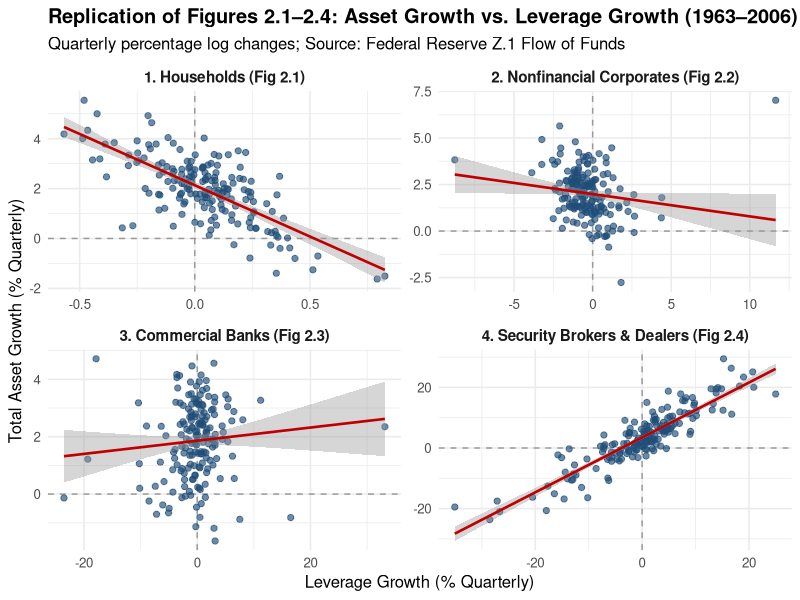
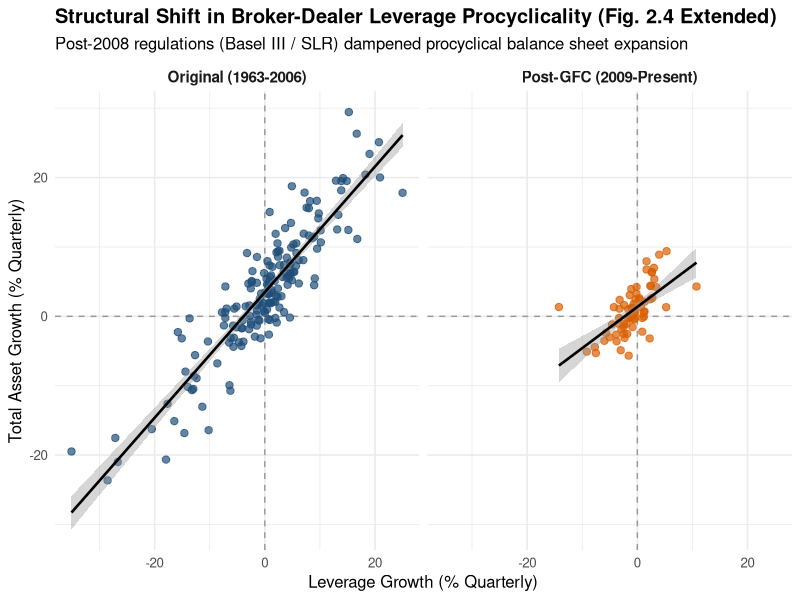
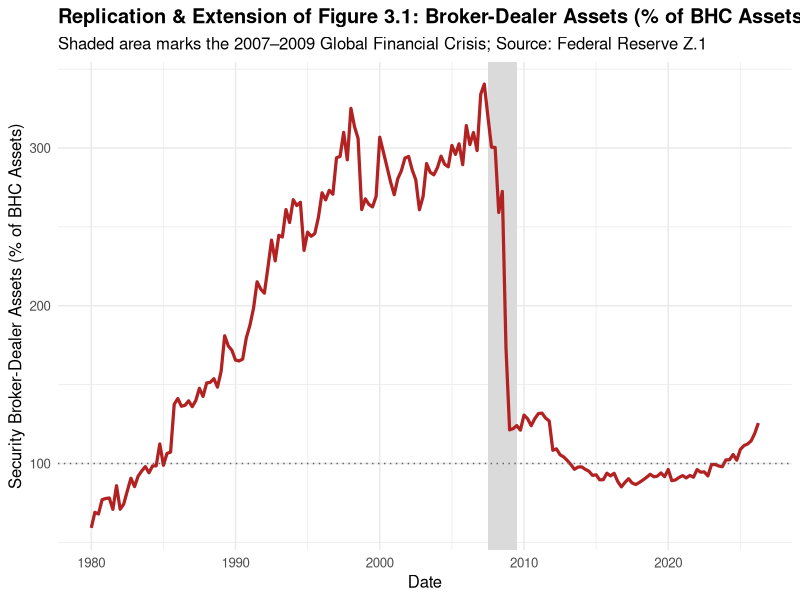

Write R code to recreate these figures, in order. (Note: this script raises an error after producing the figures.)
# ==============================================================================
# Script 02: Replicate Figures 2.1-2.4, Figure 3.1 & Post-2008 Structural Break
# Paper: Adrian & Shin (2010), "Liquidity and Leverage"
# ==============================================================================

# Install sandwich/lmtest if missing (for Newey-West HAC standard errors)
packages <- c("tidyverse", "sandwich", "lmtest")
installed <- packages %in% rownames(installed.packages())
if (any(!installed)) install.packages(packages[!installed])

library(tidyverse)
library(sandwich)
library(lmtest)

# Load cleaned Z.1 sector data created in Script 01
z1 <- read_csv("data/clean/z1_sector_leverage.csv", show_col_types = FALSE)

# ------------------------------------------------------------------------------
# 1. Replicate Figures 2.1 - 2.4 (Original Sample: 1963-2006)
# ------------------------------------------------------------------------------
z1_orig <- z1 %>%
  filter(date >= as.Date("1963-01-01") & date <= as.Date("2006-12-31"))

# Reshape into long format for clean 4-panel comparison
sector_long_orig <- bind_rows(
  z1_orig %>% transmute(date, sector = "1. Households (Fig 2.1)", d_assets = d_hh_assets, d_lev = d_hh_lev),
  z1_orig %>% transmute(date, sector = "2. Nonfinancial Corporates (Fig 2.2)", d_assets = d_nf_assets, d_lev = d_nf_lev),
  z1_orig %>% transmute(date, sector = "3. Commercial Banks (Fig 2.3)", d_assets = d_cb_assets, d_lev = d_cb_lev),
  z1_orig %>% transmute(date, sector = "4. Security Brokers & Dealers (Fig 2.4)", d_assets = d_bd_assets, d_lev = d_bd_lev)
) %>%
  filter(!is.na(d_assets), !is.na(d_lev))

fig2_combined <- ggplot(sector_long_orig, aes(x = d_lev, y = d_assets)) +
  geom_hline(yintercept = 0, linetype = "dashed", color = "gray60") +
  geom_vline(xintercept = 0, linetype = "dashed", color = "gray60") +
  geom_point(alpha = 0.65, color = "#1f4e78", size = 1.8) +
  geom_smooth(method = "lm", se = TRUE, color = "#c00000", linewidth = 0.9) +
  facet_wrap(~ sector, scales = "free", ncol = 2) +
  labs(
    title = "Replication of Figures 2.1–2.4: Asset Growth vs. Leverage Growth (1963–2006)",
    subtitle = "Quarterly percentage log changes; Source: Federal Reserve Z.1 Flow of Funds",
    x = "Leverage Growth (% Quarterly)",
    y = "Total Asset Growth (% Quarterly)"
  ) +
  theme_minimal(base_size = 12) +
  theme(
    plot.title = element_text(face = "bold"),
    strip.text = element_text(face = "bold", size = 11)
  )

ggsave("output/figures/fig2_1_to_2_4_replication.png", fig2_combined, width = 10, height = 7.5, dpi = 300)

# ------------------------------------------------------------------------------
# 2. Extension: Broker-Dealer Procyclicality (Pre-GFC vs. Post-GFC)
# ------------------------------------------------------------------------------
bd_compare <- z1 %>%
  filter(sample_period %in% c("Original (1963-2006)", "Post-GFC (2009-Present)")) %>%
  filter(!is.na(d_bd_assets), !is.na(d_bd_lev))

fig2_4_extension <- ggplot(bd_compare, aes(x = d_bd_lev, y = d_bd_assets)) +
  geom_hline(yintercept = 0, linetype = "dashed", color = "gray60") +
  geom_vline(xintercept = 0, linetype = "dashed", color = "gray60") +
  geom_point(aes(color = sample_period), alpha = 0.7, size = 2.2) +
  geom_smooth(method = "lm", se = TRUE, color = "black", linewidth = 0.9) +
  facet_wrap(~ sample_period, ncol = 2) +
  scale_color_manual(values = c("Original (1963-2006)" = "#1f4e78", "Post-GFC (2009-Present)" = "#d95f02")) +
  labs(
    title = "Structural Shift in Broker-Dealer Leverage Procyclicality (Fig. 2.4 Extended)",
    subtitle = "Post-2008 regulations (Basel III / SLR) dampened procyclical balance sheet expansion",
    x = "Leverage Growth (% Quarterly)",
    y = "Total Asset Growth (% Quarterly)"
  ) +
  theme_minimal(base_size = 12) +
  theme(
    plot.title = element_text(face = "bold"),
    strip.text = element_text(face = "bold", size = 11),
    legend.position = "none"
  )

ggsave("output/figures/fig2_4_pre_vs_post_gfc.png", fig2_4_extension, width = 10, height = 5, dpi = 300)

# ------------------------------------------------------------------------------
# 3. Replicate & Extend Figure 3.1: Broker-Dealer Assets as % of BHC Assets
# ------------------------------------------------------------------------------
fig3_1_data <- z1 %>%
  filter(date >= as.Date("1980-01-01")) %>%
  mutate(bd_to_bhc_pct = 100 * (BOGZ1FL664090005Q / BOGZ1FL734090005Q)) %>%
  filter(!is.na(bd_to_bhc_pct))

fig3_1_plot <- ggplot(fig3_1_data, aes(x = date, y = bd_to_bhc_pct)) +
  geom_rect(aes(xmin = as.Date("2007-07-01"), xmax = as.Date("2009-06-30"), ymin = -Inf, ymax = Inf),
            fill = "gray85", alpha = 0.4) +
  geom_line(color = "#b22222", linewidth = 1.1) +
  geom_hline(yintercept = 100, linetype = "dotted", color = "gray40") +
  labs(
    title = "Replication & Extension of Figure 3.1: Broker-Dealer Assets (% of BHC Assets)",
    subtitle = "Shaded area marks the 2007–2009 Global Financial Crisis; Source: Federal Reserve Z.1",
    x = "Date",
    y = "Security Broker-Dealer Assets (% of BHC Assets)"
  ) +
  theme_minimal(base_size = 12) +
  theme(plot.title = element_text(face = "bold"))

ggsave("output/figures/fig3_1_bd_share_extended.png", fig3_1_plot, width = 10, height = 5, dpi = 300)

# ------------------------------------------------------------------------------
# 4. Regression Table: Leverage Growth on Asset Growth Across Regimes (HAC SEs)
# ------------------------------------------------------------------------------
run_hac_reg <- function(df, formula_str, label) {
  mod <- lm(as.formula(formula_str), data = df)
  hac <- coeftest(mod, vcov = NeweyWest(mod, lag = 4, prewhite = FALSE))
  tibble(
    Model = label,
    Term = rownames(hac),
    Estimate = round(hac[, 1], 3),
    Std_Error_HAC = round(hac[, 2], 3),
    t_stat = round(hac[, 3], 2),
    p_value = round(hac[, 4], 4),
    R_squared = round(summary(mod)$r.squared, 3),
    N = nobs(mod)
  )
}

reg_results <- bind_rows(
  run_hac_reg(z1 %>% filter(sample_period == "Original (1963-2006)"), "d_hh_lev ~ d_hh_assets", "Households (1963-2006)"),
  run_hac_reg(z1 %>% filter(sample_period == "Original (1963-2006)"), "d_cb_lev ~ d_cb_assets", "Commercial Banks (1963-2006)"),
  run_hac_reg(z1 %>% filter(sample_period == "Original (1963-2006)"), "d_bd_lev ~ d_bd_assets", "Broker-Dealers (1963-2006)"),
  run_hac_reg(z1 %>% filter(sample_period == "Post-GFC (2009-Present)"), "d_bd_lev ~ d_bd_assets", "Broker-Dealers (2009-Present)")
)

write_csv(reg_results, "output/tables/sector_leverage_regressions.csv")
print(reg_results)

cat("\nSuccess! Saved 3 high-res charts in output/figures/ and regression table in output/tables/.\n")
